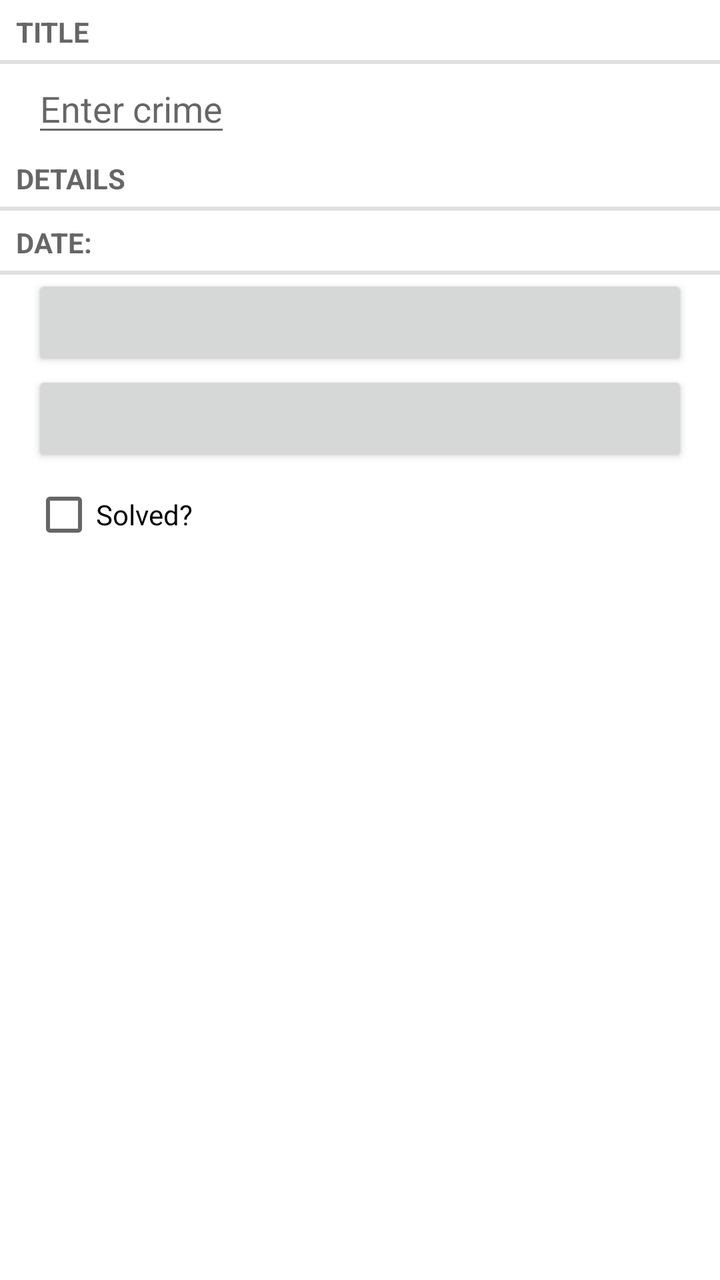
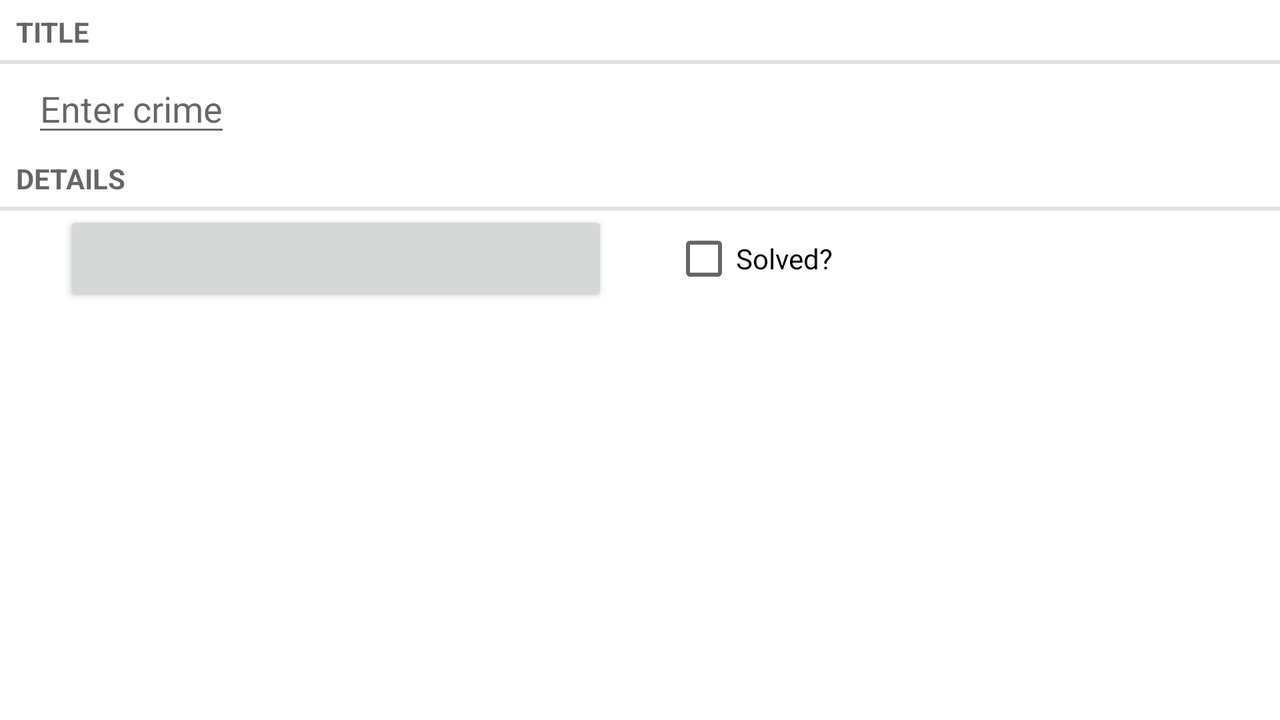

The same Android screen from two of the app's own layout files: first res/layout/ as a phone draws it, then the author's variant for another configuration, drawn on a device whose configuration selects that folder. Both files follow.
<!-- AndroidManifest.xml: application theme AppTheme -->
<!-- res/layout/fragment_crime.xml -->
<?xml version="1.0" encoding="utf-8"?>
<LinearLayout xmlns:android="http://schemas.android.com/apk/res/android"
    xmlns:tools="http://schemas.android.com/tools"
    android:layout_width="match_parent"
    android:layout_height="match_parent"
    android:orientation="vertical">

    <TextView
        android:layout_width="match_parent"
        android:layout_height="wrap_content"
        android:text="@string/crime_title_label"
        style="?android:listSeparatorTextViewStyle"
        />

    <EditText
        android:id="@+id/crime_title"
        android:layout_width="wrap_content"
        android:layout_height="wrap_content"
        android:layout_marginLeft="16dp"
        android:layout_marginRight="16dp"
        android:hint="@string/crime_title_hint"
        />

    <TextView
        android:layout_width="match_parent"
        android:layout_height="wrap_content"
        android:text="@string/crime_details_label"
        style="?android:listSeparatorTextViewStyle"
        />

    <TextView
        android:id="@+id/crime_date_label"
        android:layout_width="match_parent"
        android:layout_height="wrap_content"
        android:text="@string/crime_date_label"
        style="?android:listSeparatorTextViewStyle"
        />

    <Button
        android:id="@+id/crime_date"
        android:layout_width="match_parent"
        android:layout_height="wrap_content"
        android:layout_marginLeft="16dp"
        android:layout_marginRight="16dp"
        />

    <Button
        android:id="@+id/time_date"
        android:layout_width="match_parent"
        android:layout_height="wrap_content"
        android:layout_marginLeft="16dp"
        android:layout_marginRight="16dp"
        />


    <CheckBox
        android:id="@+id/crime_solved"
        android:layout_width="match_parent"
        android:layout_height="wrap_content"
        android:layout_marginLeft="16dp"
        android:layout_marginRight="16dp"
        android:text="@string/crime_solved_label"
        />

</LinearLayout>
<!-- resources referenced by this layout -->
<resources>
  <string name="crime_date_label">Date:</string>
  <string name="crime_details_label">Details</string>
  <string name="crime_solved_label">Solved?</string>
  <string name="crime_title_hint">Enter crime</string>
  <string name="crime_title_label">Title</string>
</resources>
<!-- res/layout-land/fragment_crime.xml (the author's variant of the layout above) -->
<!-- drawn on the phone turned sideways -->
<?xml version="1.0" encoding="utf-8"?>
<LinearLayout
    xmlns:android="http://schemas.android.com/apk/res/android"
    xmlns:tools="http://schemas.android.com/tools"
    android:orientation="vertical"
    android:layout_width="match_parent"
    android:layout_height="match_parent">

    <TextView
        android:layout_width="match_parent"
        android:layout_height="wrap_content"
        android:text="@string/crime_title_label"
        style="?android:listSeparatorTextViewStyle"
        />

    <EditText
        android:id="@+id/crime_title"
        android:layout_width="wrap_content"
        android:layout_height="wrap_content"
        android:layout_marginLeft="16dp"
        android:layout_marginRight="16dp"
        android:hint="@string/crime_title_hint"
        />

    <TextView
        android:layout_width="match_parent"
        android:layout_height="wrap_content"
        android:text="@string/crime_details_label"
        style="?android:listSeparatorTextViewStyle"
        />

    <LinearLayout
        android:layout_width="match_parent"
        android:layout_height="wrap_content"
        android:layout_marginLeft="16dp"
        android:layout_marginRight="16dp" >

        <Button
            android:id="@+id/crime_date"
            android:layout_width="match_parent"
            android:layout_height="wrap_content"
            android:layout_marginLeft="16dp"
            android:layout_marginRight="16dp"
            android:layout_weight="1" />

        <CheckBox
            android:id="@+id/crime_solved"
            android:layout_width="match_parent"
            android:layout_height="wrap_content"
            android:layout_marginLeft="16dp"
            android:layout_marginRight="16dp"
            android:layout_weight="1"
            android:text="@string/crime_solved_label" />

    </LinearLayout>

</LinearLayout>
<!-- resources referenced by the variant -->
<!-- as the phone turned sideways resolves them -->
<resources>
  <string name="crime_details_label">Details</string>
  <string name="crime_solved_label">Solved?</string>
  <string name="crime_title_hint">Enter crime</string>
  <string name="crime_title_label">Title</string>
</resources>
